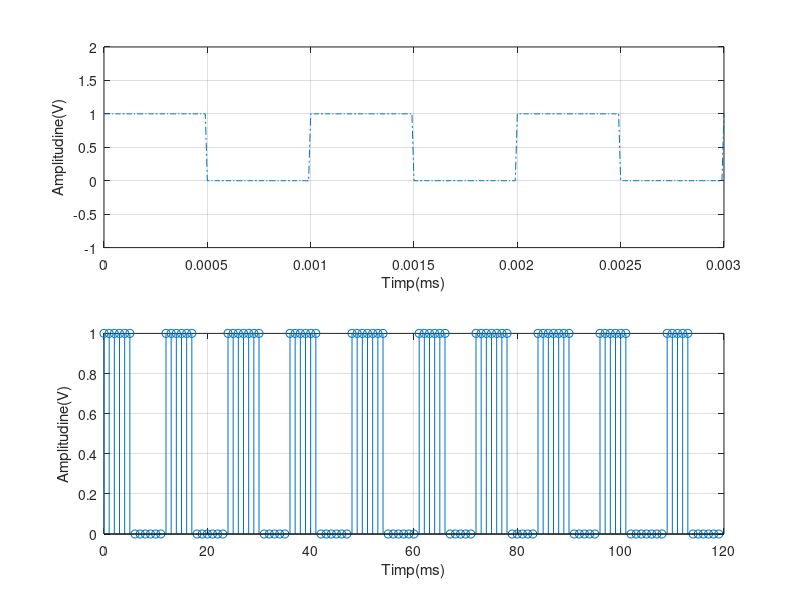

Here is the MATLAB script that generated this plot:
%a) 
    t=0:0.00001:0.003;
    perioada=0.001;
    frecventa=1000;
    a=0.5*square(2*pi*frecventa*t)+0.5;
    subplot(2,1,1), plot(t,a,'-.'),axis([0 0.003 -1 2]),xlabel('Timp(ms)'),ylabel('Amplitudine(V)'),grid;
%b)
    F0 = 1000;
    Fs = 12000;
    W0 = 2*pi*F0/Fs;
    N = 10*12;  
    n = 0:N-1; 
    a = 0.5*square(W0*n)+0.5; 
    subplot(2,1,2), stem(n,a),xlabel('Timp(ms)'),ylabel('Amplitudine(V)'),grid;